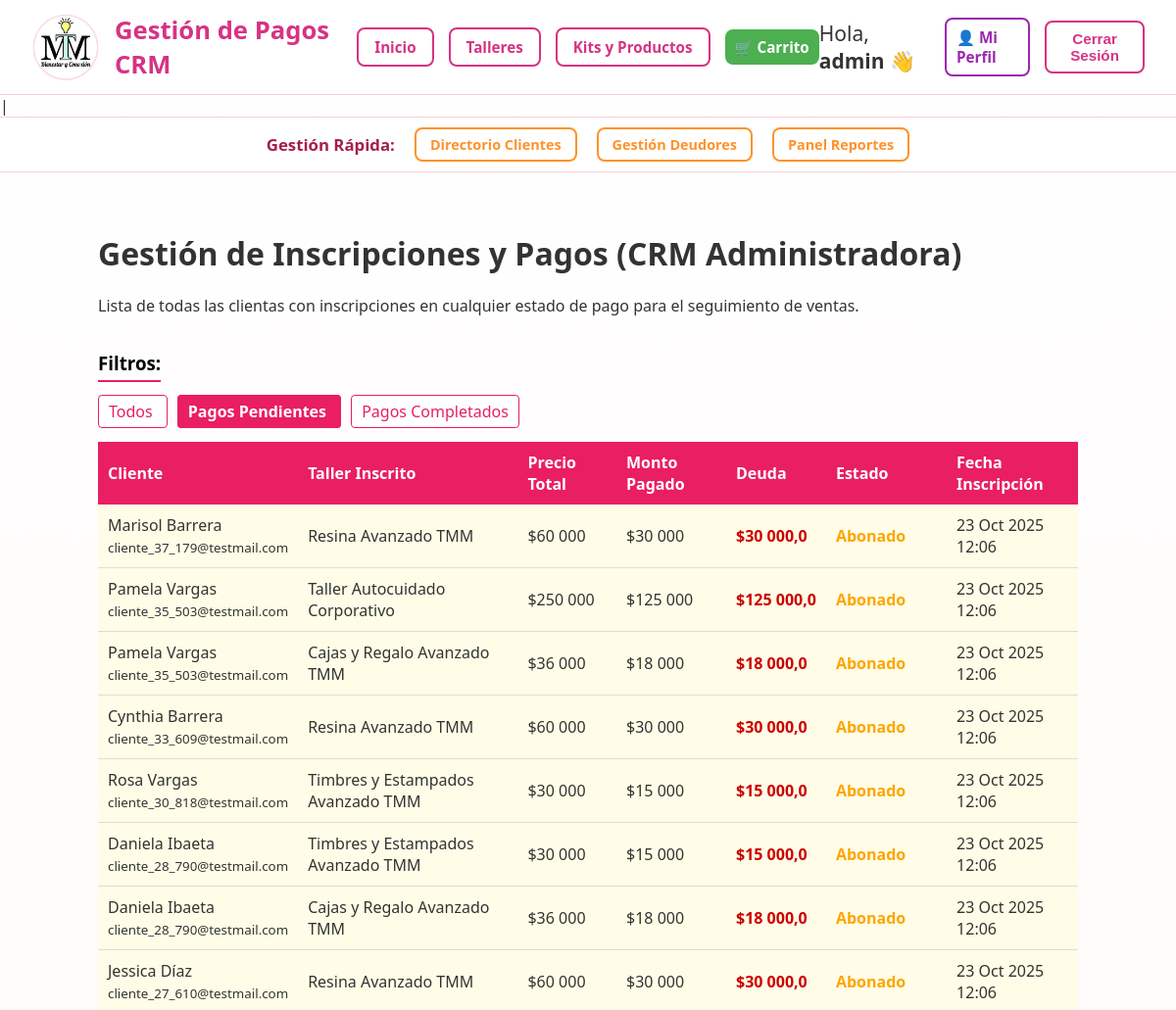
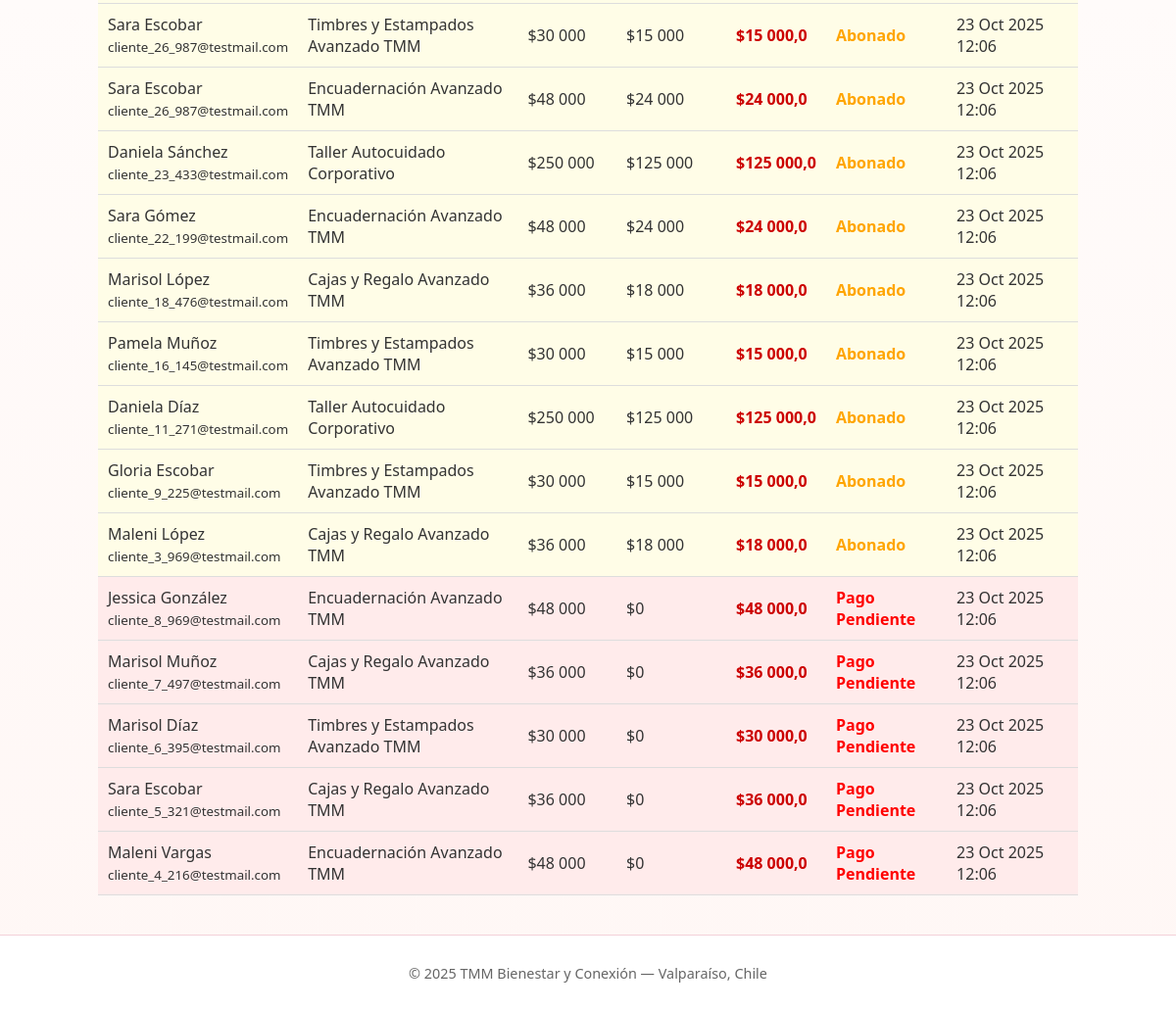
/gestion/deudores/?estado=DEUDA (signed in), run on an earlier commit of the app's database (2 pictures, top to bottom).
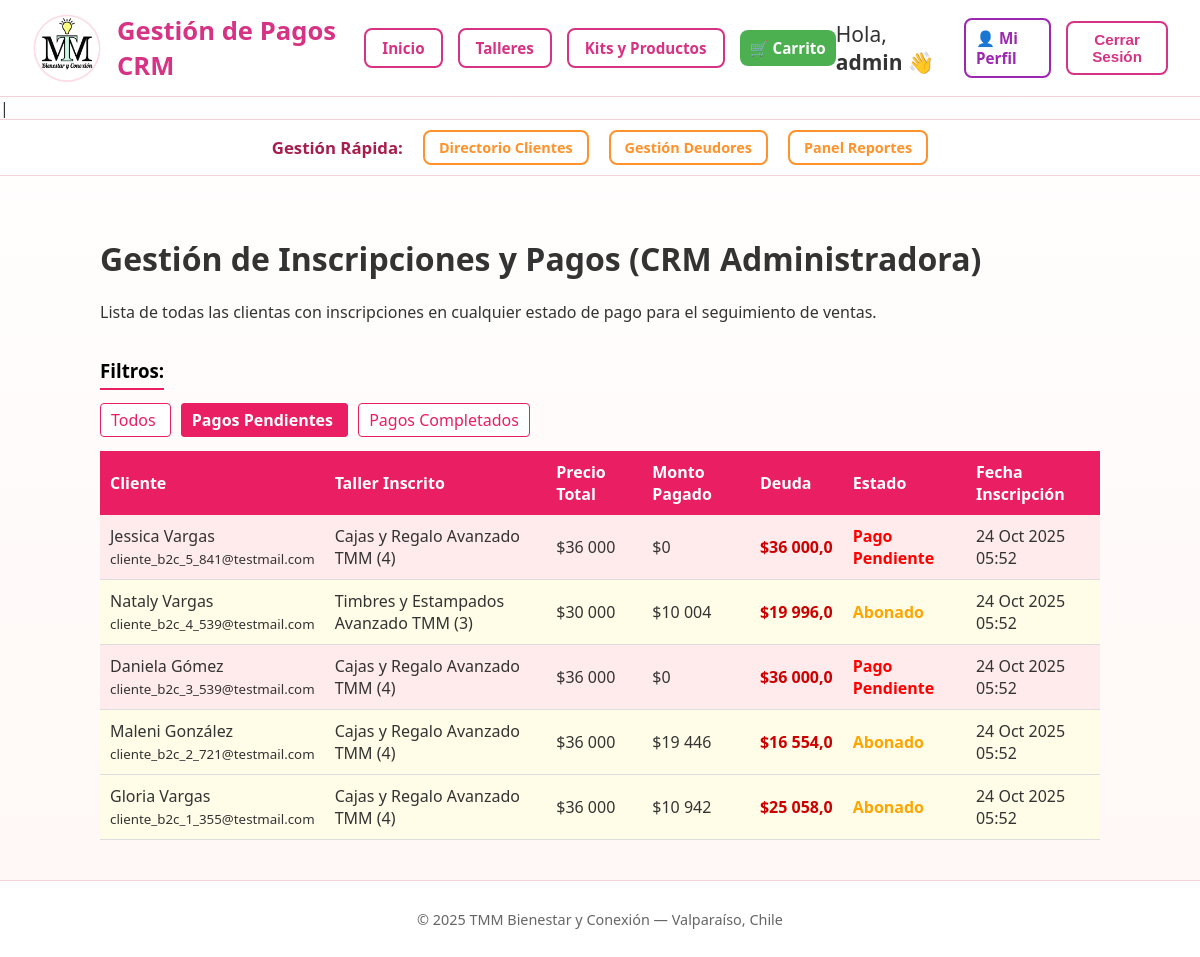
And on a later commit of the database.
### crm/models.py (models this page shows, shortened)
class Inscripcion(models.Model):
    ESTADO_PAGO_CHOICES = [
        ('PENDIENTE', 'Pago Pendiente'),
        ('PAGADO', 'Pagado Completo'),
        ('ABONADO', 'Abonado'),
        ('ANULADO', 'Anulado'),
    ]
    cliente = models.ForeignKey(Cliente, on_delete=models.CASCADE, related_name='inscripciones')
    taller = models.ForeignKey(Taller, on_delete=models.CASCADE, related_name='inscripciones')
    monto_pagado = models.DecimalField(max_digits=10, decimal_places=0, default=0, verbose_name="Monto Pagado")
    estado_pago = models.CharField(max_length=10, choices=ESTADO_PAGO_CHOICES, default='PENDIENTE', verbose_name="Estado de Pago")
    fecha_inscripcion = models.DateTimeField(auto_now_add=True)
    class Meta:
        unique_together = ('cliente', 'taller')
        verbose_name_plural = "Inscripciones"

class Cliente(models.Model):
    TIPO_CLIENTE_CHOICES = [
        ('B2C', 'Persona Natural'),
        ('B2B', 'Contacto Empresa'), # Etiqueta actualizada
    ]
    nombre_completo = models.CharField(max_length=150, verbose_name="Nombre Completo (Contacto)") # Etiqueta actualizada
    email = models.EmailField(unique=True, verbose_name="Correo Electrónico (Contacto)") # Etiqueta actualizada
    telefono = models.CharField(max_length=20, blank=True, null=True, verbose_name="Teléfono (Contacto)") # Etiqueta actualizada
    fecha_nacimiento = models.DateField(blank=True, null=True, verbose_name="Fecha de Nacimiento (si aplica)") # Etiqueta actualizada
    empresa = models.ForeignKey(
        Empresa,
        on_delete=models.SET_NULL, # Si se borra la empresa, el contacto no se borra, solo pierde el vínculo
        blank=True,
        null=True,
        related_name='contactos', # Permite acceder a los contactos desde una empresa: empresa.contactos.all()
        verbose_name="Empresa (si aplica)"
    )
    comuna_vive = models.CharField(max_length=100, blank=True, null=True, verbose_name="Comuna de Residencia")
    tipo_cliente = models.CharField(max_length=3, choices=TIPO_CLIENTE_CHOICES, default='B2C', verbose_name="Tipo de Contacto") # Etiqueta actualizada
    intereses_cliente = models.ManyToManyField(Interes, blank=True, related_name='clientes', verbose_name="Intereses del Contacto") # Etiqueta actualizada
    observaciones = models.TextField(blank=True, verbose_name="Observaciones de Gestión (Seguimiento, etc.)")
    fecha_registro = models.DateTimeField(auto_now_add=True)

class Taller(models.Model):
    MODALIDAD_CHOICES = [
        ('PRESENCIAL', 'Presencial'),
        ('ONLINE', 'Online'),
    ]
    nombre = models.CharField(max_length=200, unique=True, verbose_name="Nombre del Taller")
    descripcion = models.TextField(verbose_name="Descripción Detallada")
    imagen = models.ImageField(upload_to='talleres/', blank=True, null=True, verbose_name="Imagen del Taller")
    categoria = models.ForeignKey(
        Interes,
        on_delete=models.SET_NULL,
        null=True,
        blank=True,
        related_name='talleres',
        verbose_name="Categoría del Taller"
    )
    fecha_taller = models.DateField(verbose_name="Fecha del Taller")
    hora_taller = models.TimeField(blank=True, null=True, verbose_name="Hora de Inicio")
    modalidad = models.CharField(max_length=15, choices=MODALIDAD_CHOICES, default='PRESENCIAL', verbose_name="Modalidad")
    precio = models.DecimalField(max_digits=10, decimal_places=0, verbose_name="Precio (CLP)")
    cupos_totales = models.IntegerField(default=10, verbose_name="Cupos Máximos")
    cupos_disponibles = models.IntegerField(editable=False, default=0, verbose_name="Cupos Disponibles")
    esta_activo = models.BooleanField(default=True, verbose_name="¿Está activo/visible?")

### crm/views.py (the view)
# urls.py: path('gestion/deudores/', views.gestion_deudores, name='gestion_deudores'),
@user_passes_test(is_superuser)
def gestion_deudores(request):
    filtro_estado = request.GET.get('estado', None)
    inscripciones_qs = Inscripcion.objects.all().order_by('-fecha_inscripcion')
    if filtro_estado == 'DEUDA':
        inscripciones_qs = inscripciones_qs.filter(
            Q(estado_pago='PENDIENTE') | Q(estado_pago='ABONADO')
        )
    elif filtro_estado == 'PAGADO':
        inscripciones_qs = inscripciones_qs.filter(estado_pago='PAGADO')
    context = {
        'titulo': 'Gestión de Pagos CRM',
        'deudores': inscripciones_qs,
        'estado_activo': filtro_estado,
    }
    return render(request, 'crm/gestion_deudores.html', context)

### crm/templatetags/crm_tags.py (called while the page is built)
@register.filter
def sub(value, arg):
    try:
        return float(value) - float(arg)
    except (ValueError, TypeError):
        return value

### crm/views.py (called while the page is built)
def is_superuser(user):
    return user.is_superuser

### crm/templates/crm/gestion_deudores.html
{% extends 'crm/base.html' %}
{% load humanize %}
{% load crm_tags %}
{% block content %}
    <h1>Gestión de Inscripciones y Pagos (CRM Administradora)</h1>
    <p>Lista de todas las clientas con inscripciones en cualquier estado de pago para el seguimiento de ventas.</p>
    {% with request.GET.estado as estado_activo %}
    <div style="margin-bottom: 20px;">
        <h3 style="color: black; border-bottom: 2px solid #e91e63; padding-bottom: 5px; display: inline-block;">Filtros:</h3>
        <br>
        {% if not estado_activo %}
            <a href="{% url 'gestion_deudores' %}"
                style="margin-right: 10px; padding: 5px 10px; border: 1px solid #e91e63; border-radius: 4px; text-decoration: none; color: white; background-color: #e91e63; font-weight: bold;">
                Todos
            </a>
        {% else %}
            <a href="{% url 'gestion_deudores' %}"
                style="margin-right: 10px; padding: 5px 10px; border: 1px solid #e91e63; border-radius: 4px; text-decoration: none; color: #e91e63; background-color: white;">
                Todos
            </a>
        {% endif %}
        {% if estado_activo == 'DEUDA' %}
            <a href="{% url 'gestion_deudores' %}?estado=DEUDA"
                style="margin-right: 10px; padding: 5px 10px; border: 1px solid #e91e63; border-radius: 4px; text-decoration: none; color: white; background-color: #e91e63; font-weight: bold;">
                Pagos Pendientes
            </a>
        {% else %}
            <a href="{% url 'gestion_deudores' %}?estado=DEUDA"
                style="margin-right: 10px; padding: 5px 10px; border: 1px solid #e91e63; border-radius: 4px; text-decoration: none; color: #e91e63; background-color: white;">
                Pagos Pendientes
            </a>
        {% endif %}
        {% if estado_activo == 'PAGADO' %}
            <a href="{% url 'gestion_deudores' %}?estado=PAGADO"
                style="padding: 5px 10px; border: 1px solid #e91e63; border-radius: 4px; text-decoration: none; color: white; background-color: #e91e63; font-weight: bold;">
                Pagos Completados
            </a>
        {% else %}
            <a href="{% url 'gestion_deudores' %}?estado=PAGADO"
                style="padding: 5px 10px; border: 1px solid #e91e63; border-radius: 4px; text-decoration: none; color: #e91e63; background-color: white;">
                Pagos Completados
            </a>
        {% endif %}
    </div>
    {% endwith %}
    <table style="width: 100%; border-collapse: collapse; margin-top: 20px;">
        <thead>
            <tr style="background-color: #e91e63; color: white;">
                <th style="padding: 10px; text-align: left;">Cliente</th>
                <th style="padding: 10px; text-align: left;">Taller Inscrito</th>
                <th style="padding: 10px; text-align: left;">Precio Total</th>
                <th style="padding: 10px; text-align: left;">Monto Pagado</th>
                <th style="padding: 10px; text-align: left;">Deuda</th>
                <th style="padding: 10px; text-align: left;">Estado</th>
                <th style="padding: 10px; text-align: left;">Fecha Inscripción</th>
            </tr>
        </thead>
        <tbody>
            {% for inscripcion in deudores %}
                <tr style="border-bottom: 1px solid #ddd; background-color:
                    {% if inscripcion.estado_pago == 'PENDIENTE' %}#ffebeb{% elif inscripcion.estado_pago == 'ABONADO' %}#fffde7{% else %}white{% endif %};">
                    <td style="padding: 10px;">{{ inscripcion.cliente.nombre_completo }} <br><small>{{ inscripcion.cliente.email }}</small></td>
                    <td style="padding: 10px;">{{ inscripcion.taller.nombre }}</td>
                    <td style="padding: 10px;">${{ inscripcion.taller.precio|intcomma }}</td>
                    <td style="padding: 10px;">${{ inscripcion.monto_pagado|intcomma }}</td>
                    <td style="padding: 10px; font-weight: bold; color: #cc0000;">
                        ${{ inscripcion.taller.precio|sub:inscripcion.monto_pagado|intcomma }}
                    </td>
                    <td style="padding: 10px;">
                        <span style="font-weight: bold; color:
                            {% if inscripcion.estado_pago == 'PENDIENTE' %}red
                            {% elif inscripcion.estado_pago == 'ABONADO' %}orange
                            {% elif inscripcion.estado_pago == 'PAGADO' %}green
                            {% endif %};">
                            {{ inscripcion.get_estado_pago_display }}
                        </span>
                    </td>
                    <td style="padding: 10px;">{{ inscripcion.fecha_inscripcion|date:"d M Y H:i" }}</td>
                </tr>
            {% empty %}
                <tr>
                    <td colspan="7" style="padding: 20px; text-align: center;">No hay inscripciones con el estado de pago seleccionado.</td>
                </tr>
            {% endfor %}
        </tbody>
    </table>
{% endblock content %}

### crm/templates/crm/base.html (shortened to what this page needs)
{% load static %}
<!DOCTYPE html>
<html lang="es">
<head>
</head>
<body>
    <header>
        <div class="header-titulo-container">
            <img src="{% static 'logo.jpg' %}" height="70px" class="logo-titulo">
            <h1>{{ titulo|default:'TMM Bienestar y Conexión' }} </h1>
        </div>
        <nav class="nav-main">
            <a href="{% url 'home' %}" class="nav-btn">Inicio</a>
            <a href="{% url 'catalogo_talleres' %}" class="nav-btn">Talleres</a>
            <a href="{% url 'catalogo_productos' %}" class="nav-btn">Kits y Productos</a>
            <a href="{% url 'ver_carrito' %}" class="btn btn-cart" title="Ver mi carrito">
                 🛒 Carrito
            </a>
        </nav>
        <div class="auth-actions">
            {% if user.is_authenticated %}
                <span>Hola, <strong>{{ user.first_name|default:user.username }}</strong> 👋</span>
                <a href="{% url 'perfil_usuario' %}" class="btn btn-profile" title="Mi Perfil">
                    👤 Mi Perfil
                </a>
                <form method="POST" action="{% url 'logout' %}" style="display:inline;">
                    <button type="submit" class="btn btn-login">Cerrar Sesión</button>
                </form>
            {% else %}
                <a href="{% url 'login' %}" class="btn btn-login">Iniciar Sesión</a>
                <a href="{% url 'registro_cliente' %}" class="btn btn-register">Registrarse</a>
            {% endif %}
        </div>
    </header>   |
    {% if user.is_superuser %}
    <nav class="nav-admin">
        <span class="admin-title">Gestión Rápida:</span>
        <a href="{% url 'listado_clientes' %}" class="admin-btn">Directorio Clientes</a>
        <a href="{% url 'gestion_deudores' %}" class="admin-btn">Gestión Deudores</a>
        <a href="{% url 'panel_reportes' %}" class="admin-btn">Panel Reportes</a>
    </nav>
    {% endif %}
        <div class="container">
        {% block content %}{% endblock content %}
    </div>
    <footer>
        <p>© {{ year|default:'2025' }} TMM Bienestar y Conexión — Valparaíso, Chile</p>
    </footer>
</body>
</html>

### crm/templates/crm/base.html (style rules this page uses)
body { font-family: 'Segoe UI', sans-serif; margin: 0; padding: 0; background: linear-gradient(to bottom, #fff, #fff7f5); color: #333; }
.container { width: 90%; max-width: 1000px; margin: 20px auto; padding: 20px; }
header { background: #fff; border-bottom: 1px solid #f3d1d9; padding: 0.8em 2em; display: grid; grid-template-columns: 1fr auto 1fr; align-items: center; }
header h1 { margin: 0; font-size: 1.6rem; color: #d63384; font-weight: 700; }
.header-titulo-container { display: flex; align-items: center; gap: 15px; grid-column: 1; }
nav.nav-main { display: flex; justify-content: center; align-items: center; gap: 15px; grid-column: 2; }
.nav-btn { padding: 8px 16px; border-radius: 8px; border: 2px solid #d63384; color: #d63384; font-weight: 600; font-size: 0.95rem; text-decoration: none; transition: all 0.2s ease; }
.auth-actions { display: flex; align-items: center; gap: 15px; grid-column: 3; justify-content: flex-end; }
.auth-actions span { font-size: 21px; font-weight: 500; }
.btn { padding: 8px 18px; border-radius: 8px; font-weight: 600; text-decoration: none; border: none; cursor: pointer; font-size: 0.95rem; transition: all 0.2s ease; }
.btn-login { background: #fff; border: 2px solid #d63384; color: #d63384; }
.nav-admin { background: #fff; border-top: 1px solid #f3d1d9; border-bottom: 1px solid #f3d1d9; padding: 10px 2em; display: flex; align-items: center; justify-content: center; gap: 20px; }
.admin-title { color: #a61e4d; font-weight: 700; font-size: 1.05rem; }
.admin-btn { padding: 6px 14px; border-radius: 8px; border: 2px solid #ff922b; color: #ff922b; font-weight: 600; font-size: 0.9rem; text-decoration: none; transition: all 0.2s ease; }
footer { background: #fff; border-top: 1px solid #f3d1d9; color: #666; text-align: center; padding: 1em 0; font-size: 0.9rem; }
.btn-profile { background: #fff; border: 2px solid #9c27b0; color: #9c27b0; font-weight: 600; padding: 8px 10px; }
.btn-cart { background: #4caf50; color: white; border: none; padding: 8px 10px; font-size: 0.95rem; }

What changed in the data, as far as the page shows it:
removed Inscripcion: cliente.nombre_completo "Marisol Barrera", cliente.email "cliente_37_179@testmail.com", taller.nombre "Resina Avanzado TMM", taller.precio "60 000", monto_pagado "30 000", taller.precio|sub "30 000,0", estado_pago "Abonado", fecha_inscripcion "23 Oct 2025 12:06"
removed Inscripcion: cliente.nombre_completo "Pamela Vargas", cliente.email "cliente_35_503@testmail.com", taller.nombre "Taller Autocuidado Corporativo", taller.precio "250 000", monto_pagado "125 000", taller.precio|sub "125 000,0", estado_pago "Abonado", fecha_inscripcion "23 Oct 2025 12:06"
removed Inscripcion: cliente.nombre_completo "Pamela Vargas", cliente.email "cliente_35_503@testmail.com", taller.nombre "Cajas y Regalo Avanzado TMM", taller.precio "36 000", monto_pagado "18 000", taller.precio|sub "18 000,0", estado_pago "Abonado", fecha_inscripcion "23 Oct 2025 12:06"
removed Inscripcion: cliente.nombre_completo "Cynthia Barrera", cliente.email "cliente_33_609@testmail.com", taller.nombre "Resina Avanzado TMM", taller.precio "60 000", monto_pagado "30 000", taller.precio|sub "30 000,0", estado_pago "Abonado", fecha_inscripcion "23 Oct 2025 12:06"
removed Inscripcion: cliente.nombre_completo "Rosa Vargas", cliente.email "cliente_30_818@testmail.com", taller.nombre "Timbres y Estampados Avanzado TMM", taller.precio "30 000", monto_pagado "15 000", taller.precio|sub "15 000,0", estado_pago "Abonado", fecha_inscripcion "23 Oct 2025 12:06"
removed Inscripcion: cliente.nombre_completo "Daniela Ibaeta", cliente.email "cliente_28_790@testmail.com", taller.nombre "Timbres y Estampados Avanzado TMM", taller.precio "30 000", monto_pagado "15 000", taller.precio|sub "15 000,0", estado_pago "Abonado", fecha_inscripcion "23 Oct 2025 12:06"
removed Inscripcion: cliente.nombre_completo "Daniela Ibaeta", cliente.email "cliente_28_790@testmail.com", taller.nombre "Cajas y Regalo Avanzado TMM", taller.precio "36 000", monto_pagado "18 000", taller.precio|sub "18 000,0", estado_pago "Abonado", fecha_inscripcion "23 Oct 2025 12:06"
removed Inscripcion: cliente.nombre_completo "Jessica Díaz", cliente.email "cliente_27_610@testmail.com", taller.nombre "Resina Avanzado TMM", taller.precio "60 000", monto_pagado "30 000", taller.precio|sub "30 000,0", estado_pago "Abonado", fecha_inscripcion "23 Oct 2025 12:06"
removed Inscripcion: cliente.nombre_completo "Sara Escobar", cliente.email "cliente_26_987@testmail.com", taller.nombre "Timbres y Estampados Avanzado TMM", taller.precio "30 000", monto_pagado "15 000", taller.precio|sub "15 000,0", estado_pago "Abonado", fecha_inscripcion "23 Oct 2025 12:06"
removed Inscripcion: cliente.nombre_completo "Sara Escobar", cliente.email "cliente_26_987@testmail.com", taller.nombre "Encuadernación Avanzado TMM", taller.precio "48 000", monto_pagado "24 000", taller.precio|sub "24 000,0", estado_pago "Abonado", fecha_inscripcion "23 Oct 2025 12:06"
removed Inscripcion: cliente.nombre_completo "Daniela Sánchez", cliente.email "cliente_23_433@testmail.com", taller.nombre "Taller Autocuidado Corporativo", taller.precio "250 000", monto_pagado "125 000", taller.precio|sub "125 000,0", estado_pago "Abonado", fecha_inscripcion "23 Oct 2025 12:06"
removed Inscripcion: cliente.nombre_completo "Sara Gómez", cliente.email "cliente_22_199@testmail.com", taller.nombre "Encuadernación Avanzado TMM", taller.precio "48 000", monto_pagado "24 000", taller.precio|sub "24 000,0", estado_pago "Abonado", fecha_inscripcion "23 Oct 2025 12:06"
removed Inscripcion: cliente.nombre_completo "Marisol López", cliente.email "cliente_18_476@testmail.com", taller.nombre "Cajas y Regalo Avanzado TMM", taller.precio "36 000", monto_pagado "18 000", taller.precio|sub "18 000,0", estado_pago "Abonado", fecha_inscripcion "23 Oct 2025 12:06"
removed Inscripcion: cliente.nombre_completo "Pamela Muñoz", cliente.email "cliente_16_145@testmail.com", taller.nombre "Timbres y Estampados Avanzado TMM", taller.precio "30 000", monto_pagado "15 000", taller.precio|sub "15 000,0", estado_pago "Abonado", fecha_inscripcion "23 Oct 2025 12:06"
removed Inscripcion: cliente.nombre_completo "Daniela Díaz", cliente.email "cliente_11_271@testmail.com", taller.nombre "Taller Autocuidado Corporativo", taller.precio "250 000", monto_pagado "125 000", taller.precio|sub "125 000,0", estado_pago "Abonado", fecha_inscripcion "23 Oct 2025 12:06"
removed Inscripcion: cliente.nombre_completo "Gloria Escobar", cliente.email "cliente_9_225@testmail.com", taller.nombre "Timbres y Estampados Avanzado TMM", taller.precio "30 000", monto_pagado "15 000", taller.precio|sub "15 000,0", estado_pago "Abonado", fecha_inscripcion "23 Oct 2025 12:06"
removed Inscripcion: cliente.nombre_completo "Maleni López", cliente.email "cliente_3_969@testmail.com", taller.nombre "Cajas y Regalo Avanzado TMM", taller.precio "36 000", monto_pagado "18 000", taller.precio|sub "18 000,0", estado_pago "Abonado", fecha_inscripcion "23 Oct 2025 12:06"
removed Inscripcion: cliente.nombre_completo "Jessica González", cliente.email "cliente_8_969@testmail.com", taller.nombre "Encuadernación Avanzado TMM", taller.precio "48 000", monto_pagado "0", taller.precio|sub "48 000,0", estado_pago "Pago Pendiente", fecha_inscripcion "23 Oct 2025 12:06"
removed Inscripcion: cliente.nombre_completo "Marisol Muñoz", cliente.email "cliente_7_497@testmail.com", taller.nombre "Cajas y Regalo Avanzado TMM", taller.precio "36 000", monto_pagado "0", taller.precio|sub "36 000,0", estado_pago "Pago Pendiente", fecha_inscripcion "23 Oct 2025 12:06"
removed Inscripcion: cliente.nombre_completo "Marisol Díaz", cliente.email "cliente_6_395@testmail.com", taller.nombre "Timbres y Estampados Avanzado TMM", taller.precio "30 000", monto_pagado "0", taller.precio|sub "30 000,0", estado_pago "Pago Pendiente", fecha_inscripcion "23 Oct 2025 12:06"
removed Inscripcion: cliente.nombre_completo "Sara Escobar", cliente.email "cliente_5_321@testmail.com", taller.nombre "Cajas y Regalo Avanzado TMM", taller.precio "36 000", monto_pagado "0", taller.precio|sub "36 000,0", estado_pago "Pago Pendiente", fecha_inscripcion "23 Oct 2025 12:06"
removed Inscripcion: cliente.nombre_completo "Maleni Vargas", cliente.email "cliente_4_216@testmail.com", taller.nombre "Encuadernación Avanzado TMM", taller.precio "48 000", monto_pagado "0", taller.precio|sub "48 000,0", estado_pago "Pago Pendiente", fecha_inscripcion "23 Oct 2025 12:06"
added Inscripcion: cliente.nombre_completo "Jessica Vargas", cliente.email "cliente_b2c_5_841@testmail.com", taller.nombre "Cajas y Regalo Avanzado TMM (4)", taller.precio "36 000", monto_pagado "0", taller.precio|sub "36 000,0", estado_pago "Pago Pendiente", fecha_inscripcion "24 Oct 2025 05:52"
added Inscripcion: cliente.nombre_completo "Nataly Vargas", cliente.email "cliente_b2c_4_539@testmail.com", taller.nombre "Timbres y Estampados Avanzado TMM (3)", taller.precio "30 000", monto_pagado "10 004", taller.precio|sub "19 996,0", estado_pago "Abonado", fecha_inscripcion "24 Oct 2025 05:52"
added Inscripcion: cliente.nombre_completo "Daniela Gómez", cliente.email "cliente_b2c_3_539@testmail.com", taller.nombre "Cajas y Regalo Avanzado TMM (4)", taller.precio "36 000", monto_pagado "0", taller.precio|sub "36 000,0", estado_pago "Pago Pendiente", fecha_inscripcion "24 Oct 2025 05:52"
added Inscripcion: cliente.nombre_completo "Maleni González", cliente.email "cliente_b2c_2_721@testmail.com", taller.nombre "Cajas y Regalo Avanzado TMM (4)", taller.precio "36 000", monto_pagado "19 446", taller.precio|sub "16 554,0", estado_pago "Abonado", fecha_inscripcion "24 Oct 2025 05:52"
added Inscripcion: cliente.nombre_completo "Gloria Vargas", cliente.email "cliente_b2c_1_355@testmail.com", taller.nombre "Cajas y Regalo Avanzado TMM (4)", taller.precio "36 000", monto_pagado "10 942", taller.precio|sub "25 058,0", estado_pago "Abonado", fecha_inscripcion "24 Oct 2025 05:52"
